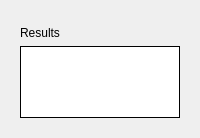
              <widget class="QWidget" name="tab_EFDD">
               <attribute name="title">
                <string>EFDD method</string>
               </attribute>
               <layout class="QVBoxLayout" name="verticalLayout_29">
                <item>
                 <widget class="QWidget" name="widget_graphs_EFDD" native="true">
                  <property name="sizePolicy">
                   <sizepolicy hsizetype="Preferred" vsizetype="Preferred">
                    <horstretch>0</horstretch>
                    <verstretch>0</verstretch>
                   </sizepolicy>
                  </property>
                  <property name="minimumSize">
                   <size>
                    <width>0</width>
                    <height>0</height>
                   </size>
                  </property>
                  <layout class="QVBoxLayout" name="verticalLayout_30">
                   <property name="spacing">
                    <number>0</number>
                   </property>
                   <property name="leftMargin">
                    <number>0</number>
                   </property>
                   <property name="topMargin">
                    <number>0</number>
                   </property>
                   <property name="rightMargin">
                    <number>0</number>
                   </property>
                   <property name="bottomMargin">
                    <number>0</number>
                   </property>
                   <item>
                    <widget class="MplWidget" name="graph_spectraEFDD" native="true">
                     <property name="sizePolicy">
                      <sizepolicy hsizetype="MinimumExpanding" vsizetype="MinimumExpanding">
                       <horstretch>0</horstretch>
                       <verstretch>0</verstretch>
                      </sizepolicy>
                     </property>
                    </widget>
                   </item>
                   <item>
                    <widget class="MplWidget" name="graph_autcEFDD" native="true">
                     <property name="sizePolicy">
                      <sizepolicy hsizetype="MinimumExpanding" vsizetype="MinimumExpanding">
                       <horstretch>0</horstretch>
                       <verstretch>0</verstretch>
                      </sizepolicy>
                     </property>
                    </widget>
                   </item>
                  </layout>
                 </widget>
                </item>
                <item>
                 <widget class="QWidget" name="widget_results_EFDD" native="true">
                  <property name="sizePolicy">
                   <sizepolicy hsizetype="Preferred" vsizetype="Preferred">
                    <horstretch>0</horstretch>
                    <verstretch>0</verstretch>
                   </sizepolicy>
                  </property>
                  <property name="maximumSize">
                   <size>
                    <width>16777215</width>
                    <height>16777215</height>
                   </size>
                  </property>
                  <layout class="QVBoxLayout" name="verticalLayout_25">
                   <item>
                    <widget class="QLabel" name="label_results_EFDD">
                     <property name="sizePolicy">
                      <sizepolicy hsizetype="Preferred" vsizetype="Fixed">
                       <horstretch>0</horstretch>
                       <verstretch>10</verstretch>
                      </sizepolicy>
                     </property>
                     <property name="text">
                      <string>Results</string>
                     </property>
                    </widget>
                   </item>
                   <item>
                    <widget class="QTextBrowser" name="textBrowser_results_EFDD">
                     <property name="sizePolicy">
                      <sizepolicy hsizetype="Preferred" vsizetype="Preferred">
                       <horstretch>0</horstretch>
                       <verstretch>0</verstretch>
                      </sizepolicy>
                     </property>
                     <property name="minimumSize">
                      <size>
                       <width>0</width>
                       <height>0</height>
                      </size>
                     </property>
                     <property name="maximumSize">
                      <size>
                       <width>16777215</width>
                       <height>16777215</height>
                      </size>
                     </property>
                     <property name="frameShape">
                      <enum>QFrame::Box</enum>
                     </property>
                     <property name="frameShadow">
                      <enum>QFrame::Plain</enum>
                     </property>
                     <property name="sizeAdjustPolicy">
                      <enum>QAbstractScrollArea::AdjustToContents</enum>
                     </property>
                     <property name="html">
                      <string>&lt;!DOCTYPE HTML PUBLIC &quot;-//W3C//DTD HTML 4.0//EN&quot; &quot;http://www.w3.org/TR/REC-html40/strict.dtd&quot;&gt;
&lt;html&gt;&lt;head&gt;&lt;meta name=&quot;qrichtext&quot; content=&quot;1&quot; /&gt;&lt;meta charset=&quot;utf-8&quot; /&gt;&lt;style type=&quot;text/css&quot;&gt;
p, li { white-space: pre-wrap; }
hr { height: 1px; border-width: 0; }
li.unchecked::marker { content: &quot;\2610&quot;; }
li.checked::marker { content: &quot;\2612&quot;; }
&lt;/style&gt;&lt;/head&gt;&lt;body style=&quot; font-family:'Segoe UI'; font-size:9pt; font-weight:400; font-style:normal;&quot;&gt;
&lt;p style=&quot;-qt-paragraph-type:empty; margin-top:0px; margin-bottom:0px; margin-left:0px; margin-right:0px; -qt-block-indent:0; text-indent:0px;&quot;&gt;&lt;br /&gt;&lt;/p&gt;&lt;/body&gt;&lt;/html&gt;</string>
                     </property>
                    </widget>
                   </item>
                  </layout>
                 </widget>
                </item>
               </layout>
              </widget>
